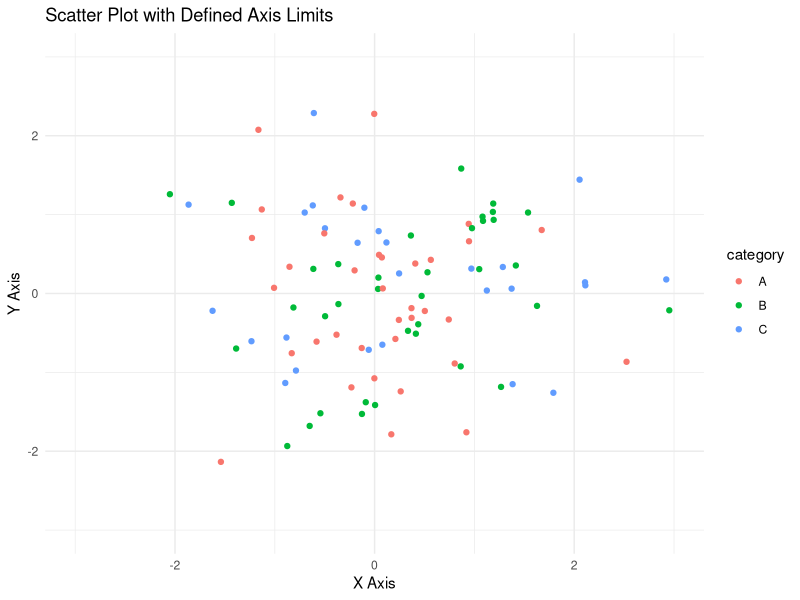
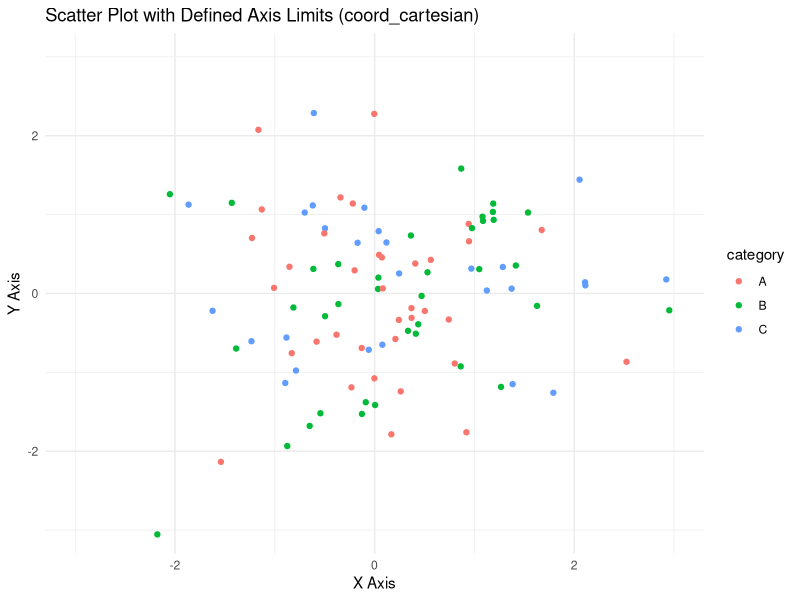

These charts were generated, in order, by the following R code:
#Create a ggplot plot with explicitly defined x and y axis limits.
library(ggplot2)
data <- data.frame(
  x = rnorm(100),        
  y = rnorm(100),        
  category = sample(c("A", "B", "C"), 100, replace = TRUE) 
)
plot <- ggplot(data, aes(x = x, y = y, color = category)) +
  geom_point() +  
  xlim(-3, 3) +  
  ylim(-3, 3) +   
  labs(title = "Scatter Plot with Defined Axis Limits", 
       x = "X Axis", 
       y = "Y Axis") + 
  theme_minimal()
print(plot)

# Create the scatter plot with explicitly defined x and y axis limits using coord_cartesian
plot <- ggplot(data, aes(x = x, y = y, color = category)) +
  geom_point() +  # Add points
  coord_cartesian(xlim = c(-3, 3), ylim = c(-3, 3)) +  # Set x and y axis limits
  labs(title = "Scatter Plot with Defined Axis Limits (coord_cartesian)", 
       x = "X Axis", 
       y = "Y Axis") + 
  theme_minimal()
print(plot)
